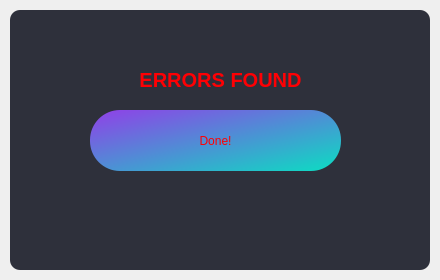
<?xml version="1.0" encoding="UTF-8"?>
<ui version="4.0">
 <class>MainWindow</class>
 <widget class="QMainWindow" name="MainWindow">
  <property name="geometry">
   <rect>
    <x>0</x>
    <y>0</y>
    <width>440</width>
    <height>280</height>
   </rect>
  </property>
  <property name="sizePolicy">
   <sizepolicy hsizetype="Fixed" vsizetype="Fixed">
    <horstretch>0</horstretch>
    <verstretch>0</verstretch>
   </sizepolicy>
  </property>
  <property name="minimumSize">
   <size>
    <width>440</width>
    <height>280</height>
   </size>
  </property>
  <property name="maximumSize">
   <size>
    <width>440</width>
    <height>280</height>
   </size>
  </property>
  <property name="windowTitle">
   <string>MainWindow</string>
  </property>
  <widget class="QWidget" name="errorsWdg">
   <widget class="QFrame" name="darkBG">
    <property name="geometry">
     <rect>
      <x>10</x>
      <y>10</y>
      <width>420</width>
      <height>260</height>
     </rect>
    </property>
    <property name="styleSheet">
     <string notr="true">QFrame{
	background-color: rgb(46, 48, 59);
	color:rgb(220, 220, 220);
	border-radius: 10px;
}</string>
    </property>
    <property name="frameShape">
     <enum>QFrame::StyledPanel</enum>
    </property>
    <property name="frameShadow">
     <enum>QFrame::Raised</enum>
    </property>
    <widget class="QPushButton" name="errorDonePB">
     <property name="geometry">
      <rect>
       <x>80</x>
       <y>100</y>
       <width>251</width>
       <height>61</height>
      </rect>
     </property>
     <property name="styleSheet">
      <string notr="true">QPushButton {
    background-color: qlineargradient(spread:pad, x1:0, y1:0, x2:1, y2:1, stop:0 rgba(0, 0, 0, 255), stop:0.0138249 rgba(0, 0, 0, 255), stop:0.0184332 rgba(143, 66, 231, 255), stop:0.976959 rgba(14, 218, 195, 255), stop:1 rgba(255, 255, 255, 255));
	color: rgb(255, 0, 4);
	border-style: none;
	border-radius: 30px;
	text-align: center;
}
QPushButton::pressed {
    background-color: qlineargradient(spread:pad, x1:0, y1:0, x2:1, y2:1, stop:0 rgba(222, 151, 255, 255), stop:1 rgba(54, 237, 216, 255));
	color: rgb(200, 200, 200);
	border-style: none;
	border-radius: 30px;
	text-align: center;
}</string>
     </property>
     <property name="text">
      <string>Done!</string>
     </property>
     <property name="shortcut">
      <string>Return</string>
     </property>
    </widget>
    <widget class="QLabel" name="errorsFoundLb">
     <property name="geometry">
      <rect>
       <x>10</x>
       <y>50</y>
       <width>401</width>
       <height>41</height>
      </rect>
     </property>
     <property name="font">
      <font>
       <pointsize>15</pointsize>
      </font>
     </property>
     <property name="styleSheet">
      <string notr="true">color: rgb(255, 0, 4);</string>
     </property>
     <property name="text">
      <string>&lt;strong&gt;ERRORS FOUND</string>
     </property>
     <property name="alignment">
      <set>Qt::AlignCenter</set>
     </property>
    </widget>
   </widget>
  </widget>
 </widget>
 <resources/>
 <connections/>
</ui>
